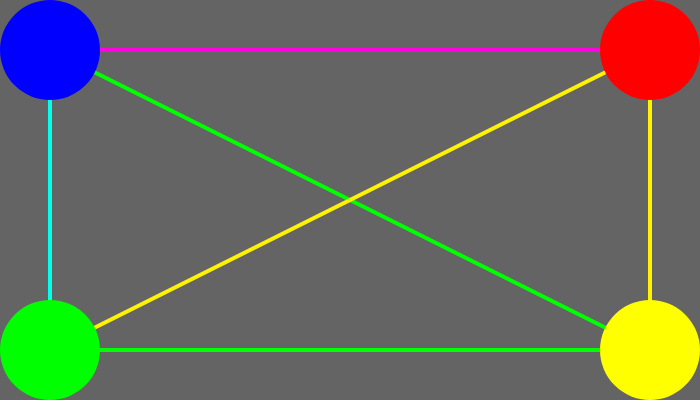
Frame 1 (no input)
Frame 60 (no input): identical to frame 1, image omitted
Frame 120 (the mouse pressed at the canvas centre since frame 60): identical to frame 1, image omitted

The p5.js sketch that drew this single still picture (run headless with seeded random() and noise() and a simulated clock; from frame 60 on, the mouse is pressed at the canvas centre):

// p5.js sketch
// ── sketch.js
//https://p5js.org

//03_Colorlines (Exercise 01)
//Link all circles with individual lines
//Color of the line is the mix of the circle colors

//Initialization function
function setup() {
  //Set the size of rendering window - pixels
  createCanvas(700, 400);

  //Size of stroke
  strokeWeight(7);

  //No stroke for shapes
  noStroke();
}

//Rendering function
function draw() {
  //Erase all canvas. Set the color to white
  background(100);

  strokeWeight(4);
  stroke(255, 3, 226);
  line(50, 50, width-50, 50);

  //Top right corner shape position and color
  stroke(3, 255, 236);
  line(50, 50, 50, height-50);

  //Bottom left corner shape position and color
  stroke(0, 255, 0);
  line(50, height-50, width-50, height-50);
  //Bottom right corner shape position and color
  stroke(255, 243, 3);
  line(width-50, 50,  width-50, height-50);

  stroke(0,255,0);
  line(50, 50, width-50, height-50);

  stroke(255, 243, 3);
  line(50, height-50, width-50, 50);

  noStroke();

  //Top left corner shape position and color
  fill(0, 0, 255);
  ellipse(50, 50, 100, 100);

  //Top right corner shape position and color
  fill(255, 0, 0);
  ellipse(width-50, 50, 100, 100);

  //Bottom left corner shape position and color
  fill(0, 255, 0);
  ellipse(50, height-50, 100, 100);

  //Bottom right corner shape position and color
  fill(255, 255, 0);
  ellipse(width-50, height-50, 100, 100);

  //hahahahahaha





}
